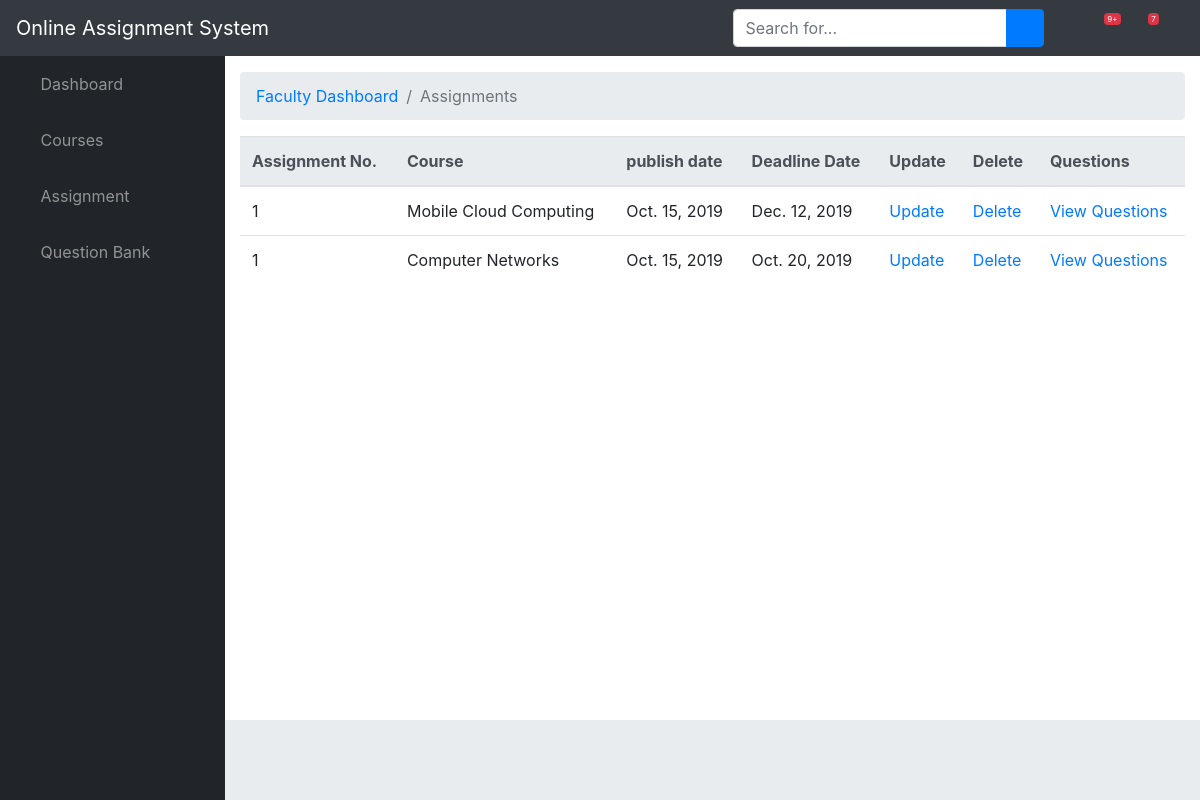
Before: /assignment/assignment_list/ (signed in) with the older database file.
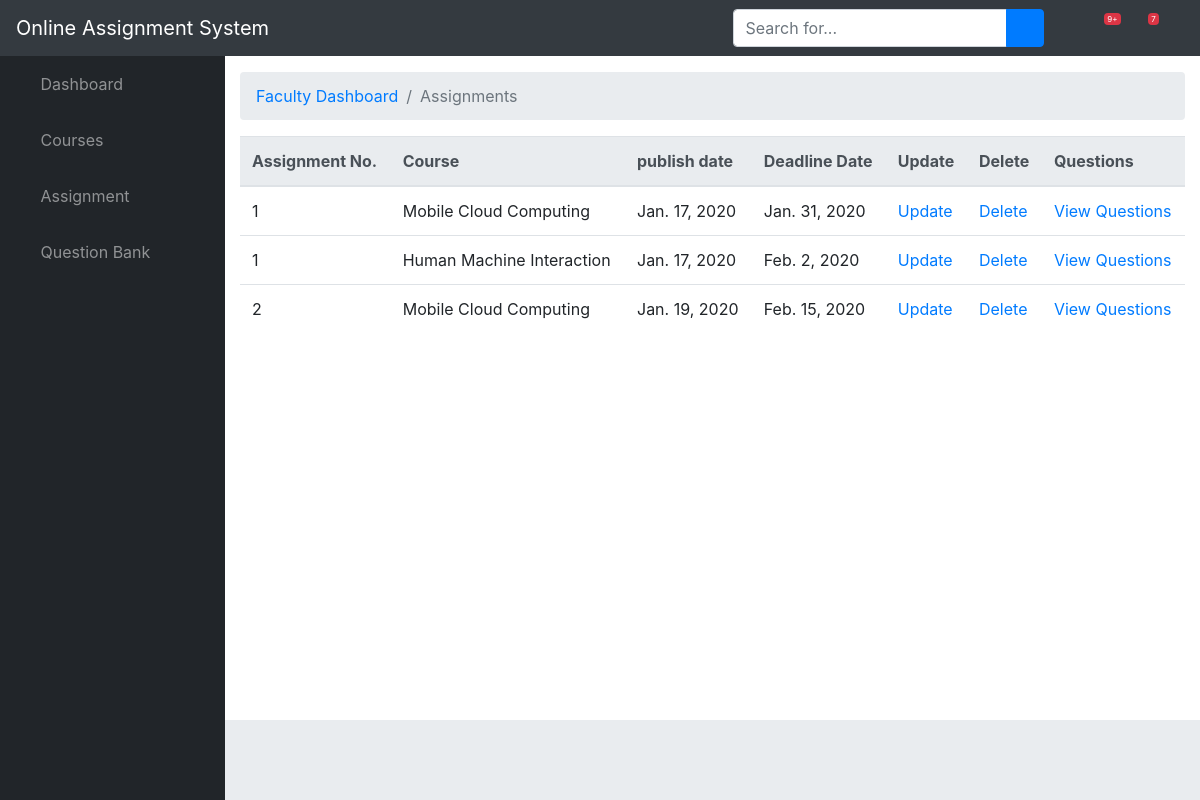
After: the same page with the newer database file.
### assignment/models.py (models this page shows, shortened)
class Assignment(models.Model):
    number = models.IntegerField()
    course = models.ForeignKey(Course,on_delete = models.SET_NULL,blank=True,null=True)
    publish_date = models.DateField(auto_now_add = True)
    deadline_date = models.DateField()
    faculty = models.ForeignKey(Faculty,on_delete = models.SET_NULL,blank=True,null=True)

class Course(models.Model):
    name = models.CharField(max_length = 50)
    branch = models.ForeignKey(Branch,on_delete = models.SET_NULL,blank=True,null=True)
    faculty = models.ForeignKey(Faculty ,on_delete = models.SET_NULL,blank=True,null=True)
    year = models.ForeignKey(StudyYear ,on_delete = models.SET_NULL,blank=True,null=True)
    semester = models.ForeignKey(Semester ,on_delete = models.SET_NULL,blank=True,null=True )
    def __str__(self):
        return self.name

### assignment/views.py (the view)
# urls.py: path('assignment_list/',views.AssignmentListView.as_view(),name='ViewAssignment'),
class AssignmentListView(generic.ListView):
    model = Assignment
    template_name = "Faculty_Dashboard/assignment_list.html"
    context_object_name = 'assignment_list'
    paginate_by = 10
    def get_queryset(self):
        faculty = Faculty.objects.get(user=self.request.user)
        return Assignment.objects.filter(faculty=faculty)

### assignment/templates/Faculty_Dashboard/assignment_list.html
{% extends "./base.html" %}
{% block breadcrumb%}
<li class="breadcrumb-item active">Assignments</li>
{%endblock%}
{% block content %}
{% if assignment_list %}
  <table class="table">
    <thead class="thead-light">
      <tr>
        <th scope="col">Assignment No.</th>
        <th scope="col">Course</th>
        <th scope="col">publish date</th>
        <th scope="col">Deadline Date</th>
        <th scope="col">Update</th>
        <th scope="col">Delete</th>
        <th scope="col">Questions</th>
      </tr>
    </thead>
    <tbody>
      {% for assignment in assignment_list %}
      <tr>
        <td>{{ assignment.number }}</td>
        <td>{{ assignment.course }}</td>
        <td>{{ assignment.publish_date }}</td>
        <td>{{ assignment.deadline_date }}</td>
        <td> <a href="{% url 'UpdateAssignment' assignment.id %}">Update</a> </td>
        <td> <a onclick="return confirm('Are you sure?');" href="{% url 'DeleteAssignment' assignment.id %}">Delete</a></td>
        <td><a href="{% url 'assignment_detail' assignment.id %}">View Questions</a></td>
      </tr>
    {% endfor %}
    </tbody>
  </table>
  {% else %}
    <p>There are no assignments added yet !</p>
  {% endif %}
{% endblock %}

### assignment/templates/Faculty_Dashboard/base.html (shortened to what this page needs)
<!DOCTYPE html>
<html lang="en">
<head>
  {% load static %}
  <link href="{% static 'vendor/fontawesome-free/css/all.min.css' %}" rel="stylesheet" type="text/css">
  <link href="{% static 'vendor/datatables/dataTables.bootstrap4.css' %}" rel="stylesheet">
  <link href="{%  static 'css/sb-admin.css' %}" rel="stylesheet">
</head>
<body id="page-top">
  <nav class="navbar navbar-expand navbar-dark bg-dark static-top">
    <a class="navbar-brand mr-1" href="{% url 'index' %}">Online Assignment System</a>
    <button class="btn btn-link btn-sm text-white order-1 order-sm-0" id="sidebarToggle" href="#">
      <i class="fas fa-bars"></i>
    </button>
    <form class="d-none d-md-inline-block form-inline ml-auto mr-0 mr-md-3 my-2 my-md-0">
      <div class="input-group">
        <input type="text" class="form-control" placeholder="Search for..." aria-label="Search" aria-describedby="basic-addon2">
        <div class="input-group-append">
          <button class="btn btn-primary" type="button">
            <i class="fas fa-search"></i>
          </button>
        </div>
      </div>
    </form>
    <ul class="navbar-nav ml-auto ml-md-0">
      <li class="nav-item dropdown no-arrow mx-1">
        <a class="nav-link dropdown-toggle" href="#" id="alertsDropdown" role="button" data-toggle="dropdown" aria-haspopup="true" aria-expanded="false">
          <i class="fas fa-bell fa-fw"></i>
          <span class="badge badge-danger">9+</span>
        </a>
      </li>
      <li class="nav-item dropdown no-arrow mx-1">
        <a class="nav-link dropdown-toggle" href="#" id="messagesDropdown" role="button" data-toggle="dropdown" aria-haspopup="true" aria-expanded="false">
          <i class="fas fa-envelope fa-fw"></i>
          <span class="badge badge-danger">7</span>
        </a>
      </li>
      <li class="nav-item dropdown no-arrow">
        <a class="nav-link dropdown-toggle" href="#" id="userDropdown" role="button" data-toggle="dropdown" aria-haspopup="true" aria-expanded="false">
          <i class="fas fa-user-circle fa-fw"></i>
        </a>
      </li>
    </ul>
  </nav>
  <div id="wrapper">
    <ul class="sidebar navbar-nav">
      <li class="nav-item">
        <a class="nav-link"  href="{% url 'FacultyDashboard' %}">
          <i class="fas fa-fw fa-tachometer-alt"></i>
          <span>Dashboard</span>
        </a>
      </li>
      <li class="nav-item dropdown">
       <a class="nav-link dropdown-toggle" href="#" id="pagesDropdown" role="button" data-toggle="dropdown" aria-haspopup="true" aria-expanded="false">
         <i class="fas fa-fw fa-folder"></i>
         <span>Courses</span>
       </a>
     </li>
     <li class="nav-item dropdown">
      <a class="nav-link dropdown-toggle" href="#" id="pagesDropdown" role="button" data-toggle="dropdown" aria-haspopup="true" aria-expanded="false">
        <i class="fas fa-fw fa-folder"></i>
        <span>Assignment</span>
      </a>
    </li>
    <li class="nav-item dropdown">
     <a class="nav-link dropdown-toggle" href="#" id="pagesDropdown" role="button" data-toggle="dropdown" aria-haspopup="true" aria-expanded="false">
       <i class="fas fa-fw fa-folder"></i>
       <span>Question Bank</span>
     </a>
   </li>
    </ul>
    <div id="content-wrapper">
      <div class="container-fluid">
        <ol class="breadcrumb">
          <li class="breadcrumb-item">
            <a href="{% url 'FacultyDashboard' %}">Faculty Dashboard</a>
          </li>
          {% block breadcrumb%}
          {%endblock%}
        </ol>
        {% block content %}
        {% endblock %}
      </div>
      <footer class="sticky-footer">
      </footer>
    </div>
  </div>
</body>
</html>

Changed rows visible on the page:
removed Assignment: number "1", course "Mobile Cloud Computing", publish_date "Oct. 15, 2019", deadline_date "Dec. 12, 2019"
removed Assignment: number "1", course "Computer Networks", publish_date "Oct. 15, 2019", deadline_date "Oct. 20, 2019"
added Assignment: number "1", course "Mobile Cloud Computing", publish_date "Jan. 17, 2020", deadline_date "Jan. 31, 2020"
added Assignment: number "1", course "Human Machine Interaction", publish_date "Jan. 17, 2020", deadline_date "Feb. 2, 2020"
added Assignment: number "2", course "Mobile Cloud Computing", publish_date "Jan. 19, 2020", deadline_date "Feb. 15, 2020"
